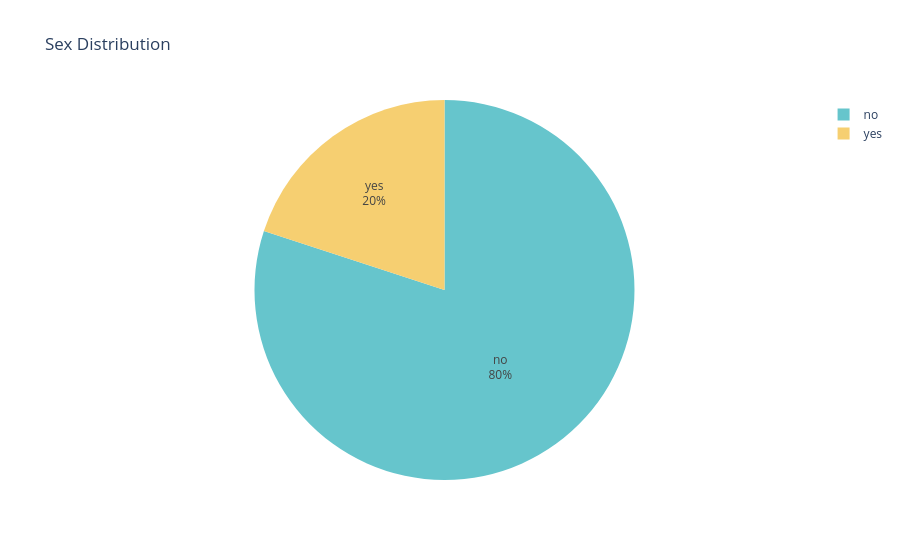

The notebook cell this image was saved under:
### Code cell
import plotly.express as px

sex_counts = df['smoker'].value_counts().reset_index()
sex_counts.columns = ['smoker', 'Count']

fig = px.pie(
    sex_counts,
    names='smoker',
    values='Count',
    title='Sex Distribution',
    color_discrete_sequence=px.colors.qualitative.Pastel
)

fig.update_traces(textinfo='percent+label')
fig.show()

### Figure 1 — Plotly figure (JSON) as saved in the notebook; plotly's stock layout.template omitted (floating-point values rounded to 4 significant figures)
{"data": [{"domain": {"x": [0, 1], "y": [0, 1]}, "hovertemplate": "smoker=%{label}<br>Count=%{value}<extra></extra>", "labels": ["no", "yes"], "legendgroup": "", "name": "", "showlegend": true, "textinfo": "percent+label", "type": "pie", "values": [1002, 250]}], "layout": {"legend": {"tracegroupgap": 0}, "piecolorway": ["rgb(102, 197, 204)", "rgb(246, 207, 113)", "rgb(248, 156, 116)", "rgb(220, 176, 242)", "rgb(135, 197, 95)", "rgb(158, 185, 243)", "rgb(254, 136, 177)", "rgb(201, 219, 116)", "rgb(139, 224, 164)", "rgb(180, 151, 231)", "rgb(179, 179, 179)"], "title": {"text": "Sex Distribution"}}}
